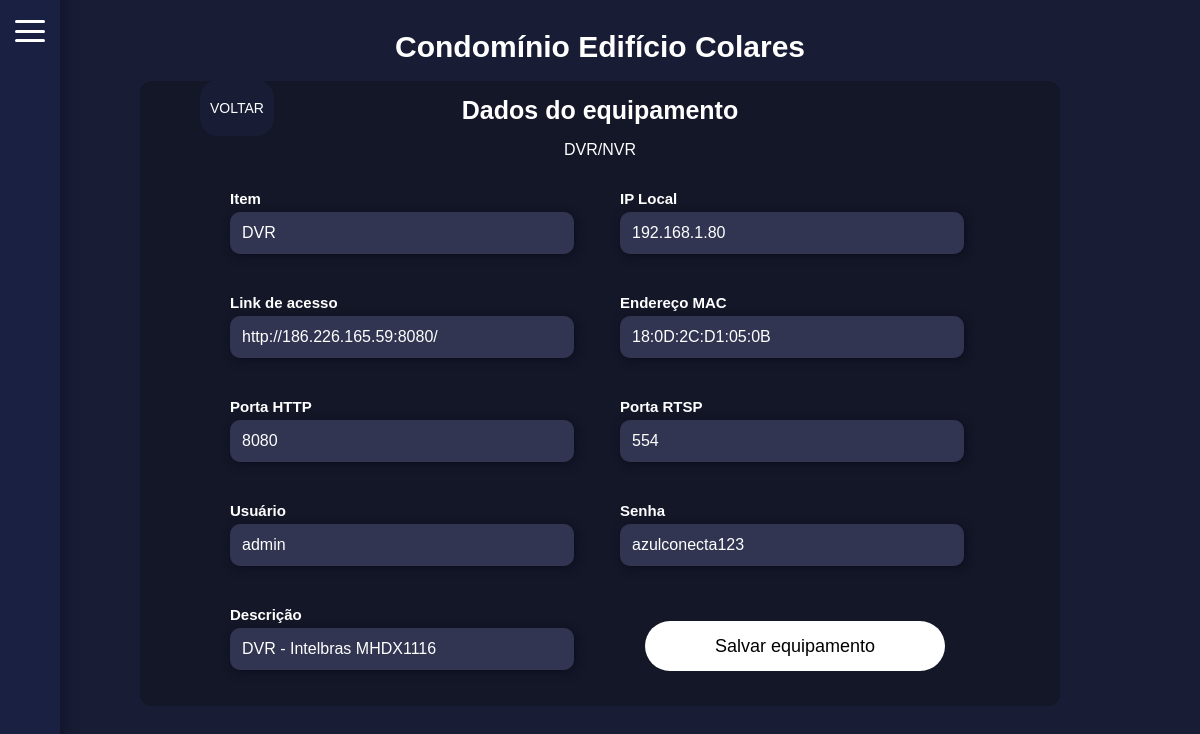
/listar_equips/edit_equip/1/DVR/, run on the app's committed database.
### mainApp/models.py (models this page shows, shortened)
class Conds(models.Model):
    name = models.CharField(max_length=100)
    created_at = models.DateTimeField(auto_now_add=True)
    endereco = models.CharField(max_length=200)

class Itens_dvr(models.Model):
    cond_id = models.ForeignKey(Conds, on_delete=models.CASCADE, related_name='itens_dvr', verbose_name="Condomínio")
    item = models.CharField(max_length=100, verbose_name="Item")
    iplocal = models.CharField(max_length=15, verbose_name="IP Local")
    link = models.CharField(max_length=100, verbose_name="Link de acesso")
    mac = models.CharField(max_length=17, verbose_name="Endereço MAC")
    rtsp = models.PositiveIntegerField(max_length=4, verbose_name="Porta RTSP")
    http = models.PositiveIntegerField(max_length=4, verbose_name="Porta HTTP")
    user = models.CharField(max_length=50, verbose_name="Usuário")
    senha = models.CharField(max_length=50, verbose_name="Senha")
    desc = models.CharField(max_length=100, verbose_name="Descrição")
    data = models.DateTimeField(auto_now=True)

### mainApp/views.py (the view)
# urls.py: path('listar_equips/edit_equip/<int:equipamento_id>/<str:tipo>/', views.edit_equip, name='edit_equip'), # editar equipamento
def edit_equip(request, equipamento_id, tipo):
    tipo_map = {
        'Facial': {'modelo': Itens_facial, 'form': FacialForm, 'template': 'equip-forms/editar_facial.html'},
        'DVR': {'modelo': Itens_dvr, 'form': DVRForm, 'template': 'equip-forms/editar_dvr.html'},
        'Outro': {'modelo': Itens_outro, 'form': OutroForm, 'template': 'equip-forms/editar_outro.html'},
    }
    if tipo not in tipo_map:
        messages.error(request, 'Tipo de equipamento inválido.')
        return redirect('listar_equips')
    config = tipo_map[tipo]
    equipamento = get_object_or_404(config['modelo'], id=equipamento_id)
    if request.method == 'POST':
        form = config['form'](request.POST, instance=equipamento)
        if form.is_valid():
            equipamento_editado = form.save(commit=False)
            from django.utils import timezone
            equipamento_editado.data = timezone.now()  # Atualiza a data
            equipamento_editado.save()
            messages.success(request, f'Equipamento {equipamento.item} atualizado com sucesso!')
            return redirect('listar_equips')
        else:
            messages.error(request, 'Erro ao atualizar equipamento. Verifique os dados.')
    else:
        form = config['form'](instance=equipamento)
    context = {
        'form': form,
        'equipamento': equipamento,
        'tipo': tipo,
        'condominio': equipamento.cond_id
    }
    return render(request, config['template'], context)

### mainApp/forms.py
class DVRForm(forms.ModelForm):
    class Meta:
        model = Itens_dvr
        fields = ['item', 'iplocal', 'link', 'mac', 'http', 'rtsp', 'user', 'senha', 'desc']
        widgets = {
            'item': forms.TextInput(attrs={
                'class': 'form-control'
            }),
            'iplocal': forms.TextInput(attrs={
                'class': 'form-control'
            }),
            'link': forms.TextInput(attrs={
                'class': 'form-control'
            }),
            'mac': forms.TextInput(attrs={
                'class': 'form-control'
            }),
            'http': forms.NumberInput(attrs={
                'class': 'form-control'
            }),
            'user': forms.TextInput(attrs={
                'class': 'form-control'
            }),
            'senha': forms.TextInput(attrs={
                'class': 'form-control'
            }),
            'desc': forms.TextInput(attrs={
                'class': 'form-control'
            }),
        }

### mainApp/templates/equip-forms/editar_dvr.html (shortened to what this page needs)
<!DOCTYPE html>
<html lang="pt-br">
<head>
</head>
<body>
    <div class="btn-home">
            <a onClick="goBack()">VOLTAR</a>
        </div>
    <div id="container">
        <p class="title">Condomínio {{ condominio.name }}</p>
        <div id="bar">
            <label for="menu-toggle" class="menu-btn">
                <span></span>
                <span></span>
                <span></span>
            </label>
            <div class="slide-menu">
                <ul>
                </ul>
            </div>
        </div>
        <form method="POST">
            <p class="title-p">Dados do equipamento</p>
            <p>DVR/NVR</p>
            <div class="form-group">
                <div class="form-column">
                    <label for="{{ form.item.id_for_label }}">{{ form.item.label }}</label>
                    {{ form.item }}
                </div>
                <div class="form-column">
                    <label for="{{ form.iplocal.id_for_label }}">{{ form.iplocal.label }}</label>
                    {{ form.iplocal }}
                </div>
            </div>
            <div class="form-group">
                <div class="form-column">
                    <label for="{{ form.link.id_for_label }}">{{ form.link.label }}</label>
                    {{ form.link }}
                </div>
                <div class="form-column">
                    <label for="{{ form.mac.id_for_label }}">{{ form.mac.label }}</label>
                    {{ form.mac }}
                </div>
            </div>
            <div class="form-group">
                <div class="form-column">
                    <label for="{{ form.http.id_for_label }}">{{ form.http.label }}</label>
                    {{ form.http }}
                </div>
                <div class="form-column">
                    <label for="{{ form.rtsp.id_for_label }}">{{ form.rtsp.label }}</label>
                    {{ form.rtsp }}
                </div>
            </div>
            <div class="form-group">
                <div class="form-column">
                    <label for="{{ form.user.id_for_label }}">{{ form.user.label }}</label>
                    {{ form.user }}
                </div>
                <div class="form-column">
                    <label for="{{ form.senha.id_for_label }}">{{ form.senha.label }}</label>
                    {{ form.senha }}
                </div>
            </div>
            <div class="form-group">
                <div class="form-column">
                    <label for="{{ form.desc.id_for_label }}">{{ form.desc.label }}</label>
                    {{ form.desc }}
                </div>
                <div class="form-column">
                    <button type="submit">Salvar equipamento</button>
                </div>
            </div>
        </form>
    </div>
</body>
</html>

### mainApp/templates/equip-forms/editar_dvr.html (style rules this page uses)
body { margin: 0; font-family: Arial, sans-serif; background: #181c34; color: white; }
#container { display: flex; flex-direction: column; align-items: center; justify-content: center; }
.menu-btn { position: fixed; top: 20px; left: 15px; width: 30px; height: 22px; cursor: pointer; z-index: 1002; display: flex; flex-direction: column; justify-content: space-between; }
.menu-btn span { display: block; height: 3px; width: 30px; background: #fff; border-radius: 3px; transition: 0.3s; }
.slide-menu { position: fixed; top: 0; left: -190px; width: 250px; height: 100%; background: #1a2041; color: white; transition: left 0.3s ease; padding-top: 40px; z-index: 1001; box-shadow: 5px -10px 10px #12162d; }
.slide-menu ul, li { padding-top: 10px; padding-left: 5px; padding-right: 60px; padding-bottom: 10px; }
.slide-menu ul { align-content: space-evenly; }
.slide-menu ul { list-style-type: none; }
form { margin: 7px auto; border-radius: 12px; background: #141727; width: 80%; max-width: 900px; display: flex; flex-direction: column; align-items: center; padding: 10px; }
.form-group { display: flex; justify-content: center; gap: 40px; margin-bottom: 25px; width: 100%; max-width: 800px; }
.form-column { display: flex; flex-direction: column; flex: 1; max-width: 350px; }
.form-column label { font-size: 15px; margin-bottom: 8px; color: #fff; font-weight: bold; }
.form-group label { font-size: 15px; margin-top: 15px; margin-bottom: 5px; margin-right: 10px; color: #fff; text-align: left; }
.form-group input { padding: 12px; border-radius: 10px; border: 1px solid #ccc; background: #313551; color: white; font-size: 16px; border: none; margin-right: 30px; width: 320px; box-shadow: 2px 2px 10px #0c0e1e; }
form button { background: white; font-size: 18px; width: 300px; height: 50px; margin-top: 30px; border-radius: 30px; border: none; align-self: center; }
.btn-home { margin: 80px 200px; padding: 20px 10px; font-size: 14px; background: #181c34; color: white; text-align: center; position: absolute; border-radius: 18px; }
.title-p { font-size: 25px; margin: 5px auto; margin-bottom: 0; font-weight: bold; }
.title { font-size: 30px; text-align: center; font-weight: bold; margin-bottom: 10px; }

### data on the page
Conds: name "Edifício Colares"
Itens_dvr: item "DVR", iplocal "192.168.1.80", link "http://186.226.165.59:8080/", mac "18:0D:2C:D1:05:0B", http "8080", rtsp "554", user "admin", senha "azulconecta123", desc "DVR - Intelbras MHDX1116"
